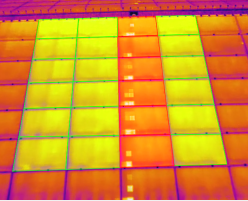
#> input picture hotspot3.png, 248 x 201 px
$ python histogram.py
#> lines starting #> are read from the running program, lines starting #| are printed output that depends on the picture
import cv2
import matplotlib.pyplot as plt
import numpy as np

imgDEF = cv2.imread("hotspot3.png")
#> imgDEF is the input picture: shape (201, 248, 3); mean B, G, R 39.6, 144.3, 216.7

colors = ('b', 'g', 'r')

hist = {}
for i, col in enumerate(colors):
    hist[i] = cv2.calcHist([imgDEF], [i], None, [256], [1, 256])
    plt.plot(hist[i], color=col)
#> after the loop, hist = 3 items

blue = hist[0]
#> blue = 256 values, max 3663 at index 13, min 0 at index 162, mean 194.7
green = hist[1]
#> green = 256 values, max 2085 at index 254, min 0 at index 0, mean 194.7
red = hist[2]
#> red = 256 values, max 6746 at index 254, min 0 at index 0, mean 194.7

ahist = (hist[0] + hist[1] + hist[2]) / 3
#> ahist = 256 values, max 2943.7 at index 254, min 0 at index 255, mean 194.7

meanb = np.mean(blue)
#> meanb = 194.7
stdb = np.std(hist[0])
#> stdb = 514.3

meang = np.mean(green).item()
#> meang = 194.7
stdg = np.std(hist[1])
#> stdg = 138.5

meanr = np.mean(hist[2])
#> meanr = 194.7
stdr = np.std(hist[2])
#> stdr = 574.2


mean = np.mean(ahist).item()
#> mean = 194.7
std = np.std(ahist).item()
#> std = 268.3
print ("Mean = {:.1f}, standard deviation = {:.1f}".format(mean, std))
#| Mean = 194.7, standard deviation = 268.3
#print('Mean = ' + str(meanb) + ' standard deviation = ' + str(stdb))
#print('Mean = ' + str(meang) + ' standard deviation = ' + str(stdg))
#print('Mean = ' + str(meanr) + ' standard deviation = ' + str(stdr))
print ("Mean = {:.1f}, standard deviation = {:.1f}".format(meanb, stdb))
#| Mean = 194.7, standard deviation = 514.3
print ("Mean = {:.1f}, standard deviation = {:.1f}".format(meang, stdg))
#| Mean = 194.7, standard deviation = 138.5
print ("Mean = {:.1f}, standard deviation = {:.1f}".format(meanr, stdr))
#| Mean = 194.7, standard deviation = 574.2

plt.plot(ahist, color='m')
plt.show()
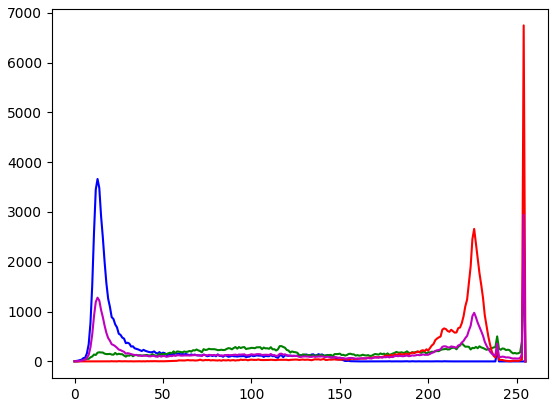
#> figure drawn by matplotlib, 1 panel; curve peaks at x = 13, y = 3663; curve peaks at x = 254, y = 2085; curve peaks at x = 254, y = 6746

$ run again, with hotspot1.png copied over hotspot3.png
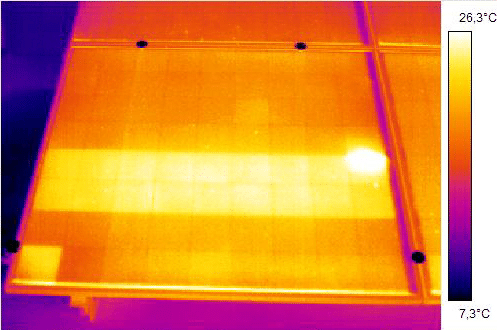
#> input picture hotspot1.png, 497 x 330 px
#> imgDEF is the input picture: shape (330, 497, 3); mean B, G, R 63.6, 134.1, 221.1
#> after the loop `for i, col in enumerate(colors):`: hist = 3 items
#> blue = 256 values, max 21516 at index 0, min 0 at index 7, mean 544.8
#> green = 256 values, max 9609 at index 254, min 0 at index 9, mean 614.6
#> red = 256 values, max 31024 at index 254, min 0 at index 3, mean 633.4
#> ahist = 256 values, max 16450.7 at index 254, min 0 at index 45, mean 597.6
#> meanb = 544.8
#> stdb = 1668.4
#> meang = 614.6
#> stdg = 1053.3
#> meanr = 633.4
#> stdr = 2505.6
#> mean = 597.6
#> std = 1337.6
#| Mean = 597.6, standard deviation = 1337.6
#| Mean = 544.8, standard deviation = 1668.4
#| Mean = 614.6, standard deviation = 1053.3
#| Mean = 633.4, standard deviation = 2505.6
#> `plt.show()`:
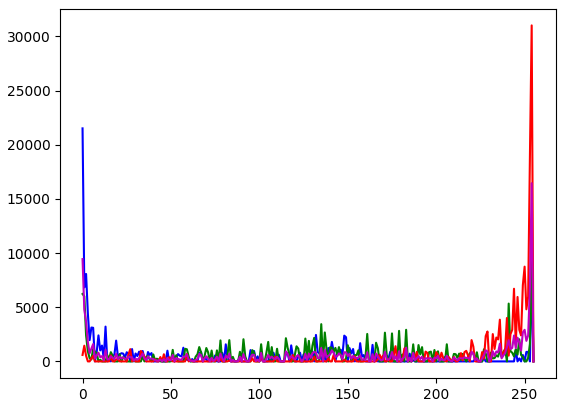
#> figure drawn by matplotlib, 1 panel; curve peaks at x = 0, y = 21516; curve peaks at x = 254, y = 9609; curve peaks at x = 254, y = 31024
